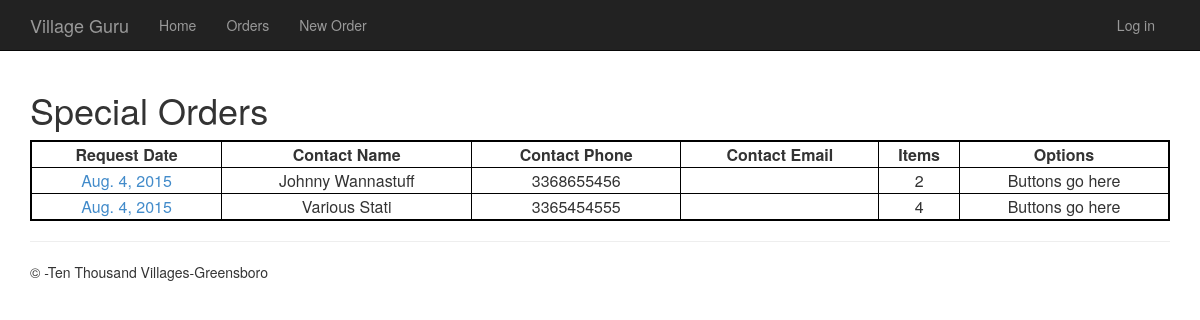
The page /orders on the database as committed earlier.
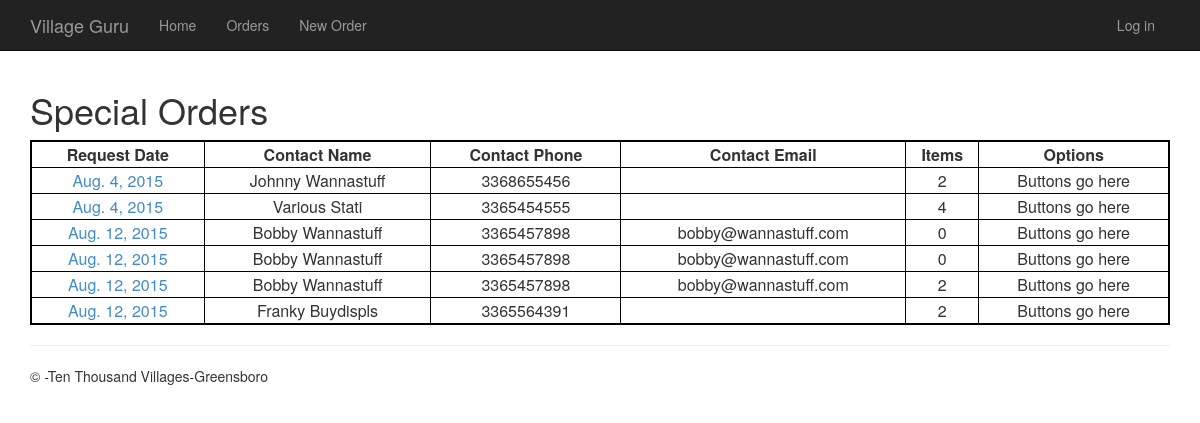
The same page on the database as committed later.
### specialOrders/models.py (models this page shows, shortened)
class Order(models.Model):
    order_date = models.DateField()
    order_contact_name = models.CharField(max_length=75)
    order_contact_phone = models.IntegerField(null=True)
    order_contact_email = models.EmailField(null=True, blank=True)
    order_is_complete = models.BooleanField(default=False)

### specialOrders/views.py (the view)
# urls.py: url(r'^orders$', 'specialOrders.views.orders', name='orders'),
def orders(request):
    from .models import Order
    order_list = Order.objects.all()
    context = {'order_list' : order_list}
    return render(request, 'app/orders.html', context)

### templates/app/orders.html
{% extends "app/layout.html" %}
{% block content %}
<h1>Special Orders</h1>
{% if order_list %}
    <div>
        <table class="order_table">
            <thead class="order_header_row">
                <td class="order_header_cell">Request Date</td>
                <td class="order_header_cell">Contact Name</td>
                <td class="order_header_cell">Contact Phone</td>
                <td class="order_header_cell">Contact Email</td>
                <td class="order_header_cell">Items</td>
                <td class="order_header_cell">Options</td>
            </thead>
                {% for order in order_list %}
                    <tr class="order_row">
                        <td class="order_cell"><a href="{% url 'detail' order.id %}">{{order.order_date}}</a></td>
                        <td class="order_cell">{{order.order_contact_name}}</td>
                        <td class="order_cell">{{order.order_contact_phone}}</td>
                        <td class="order_cell">{{order.order_contact_email}}</td>
                        <td class="order_cell">{{order.order_item_set.count}}</td>
                        <td class="order_cell">Buttons go here</td>
                    </tr>
                {% endfor %}
        </table>
    </div>
{% else %}
    <p>No special orders found.</p>
{% endif %}
{% endblock %}

### templates/app/layout.html (shortened to what this page needs)
﻿<!DOCTYPE html>
<html>
<head>
    {% load staticfiles %}
    <link rel="stylesheet" type="text/css" href="{% static 'app/content/bootstrap.min.css' %}" />
    <link rel="stylesheet" type="text/css" href="{% static 'app/content/site.css' %}" />
</head>
<body>
    <div class="navbar navbar-inverse navbar-fixed-top">
        <div class="container">
            <div class="navbar-header">
                <a href="/" class="navbar-brand">Village Guru</a>
            </div>
            <div class="navbar-collapse collapse">
                <ul class="nav navbar-nav">
                    <li><a href="{% url 'home' %}">Home</a></li>
                    <li><a href="{% url 'orders' %}">Orders</a></li>
                    <li><a href="{% url 'neworder' %}">New Order</a> </li>
                </ul>
                {% include 'app/loginpartial.html' %}
            </div>
        </div>
    </div>
    <div class="container body-content">
{% block content %}{% endblock %}
        <hr/>
        <footer>
            <p>&copy; {{ year }} -Ten Thousand Villages-Greensboro</p>
        </footer>
    </div>
</body>
</html>

### templates/app/loginpartial.html
{% if user.is_authenticated %}
<form id="logoutForm" action="/logout" method="post" class="navbar-right">
    {% csrf_token %}
    <ul class="nav navbar-nav navbar-right">
        <li><span class="navbar-brand">Hello {{ user.username }}!</span></li>
        <li><a href="javascript:document.getElementById('logoutForm').submit()">Log off</a></li>
    </ul>
</form>
{% else %}
<ul class="nav navbar-nav navbar-right">
    <li><a href="{% url 'login' %}">Log in</a></li>
</ul>
{% endif %}

### static/app/content/site.css (style rules this page uses)
.body-content { padding-left: 15px; padding-right: 15px; }
.order_table { width: 100%; border: 2px solid #000000; text-align: center; }
.order_row { border: 1px solid #000000; text-align: center; }
.order_header_row { border: 1px solid #000000; text-align: center; }
.order_header_cell { font-weight: bold; border: 1px solid #000000; }
.order_cell { border: 1px solid #000000; text-align: center; }

Rows that differ between the two databases and show on the page:
added Order: order_date "Aug. 12, 2015", order_contact_name "Bobby Wannastuff", order_contact_phone "3365457898", order_contact_email "bobby@wannastuff.com", order_item_set.count "0"
added Order: order_date "Aug. 12, 2015", order_contact_name "Bobby Wannastuff", order_contact_phone "3365457898", order_contact_email "bobby@wannastuff.com", order_item_set.count "0"
added Order: order_date "Aug. 12, 2015", order_contact_name "Bobby Wannastuff", order_contact_phone "3365457898", order_contact_email "bobby@wannastuff.com", order_item_set.count "2"
added Order: order_date "Aug. 12, 2015", order_contact_name "Franky Buydispls", order_contact_phone "3365564391", order_item_set.count "2"
